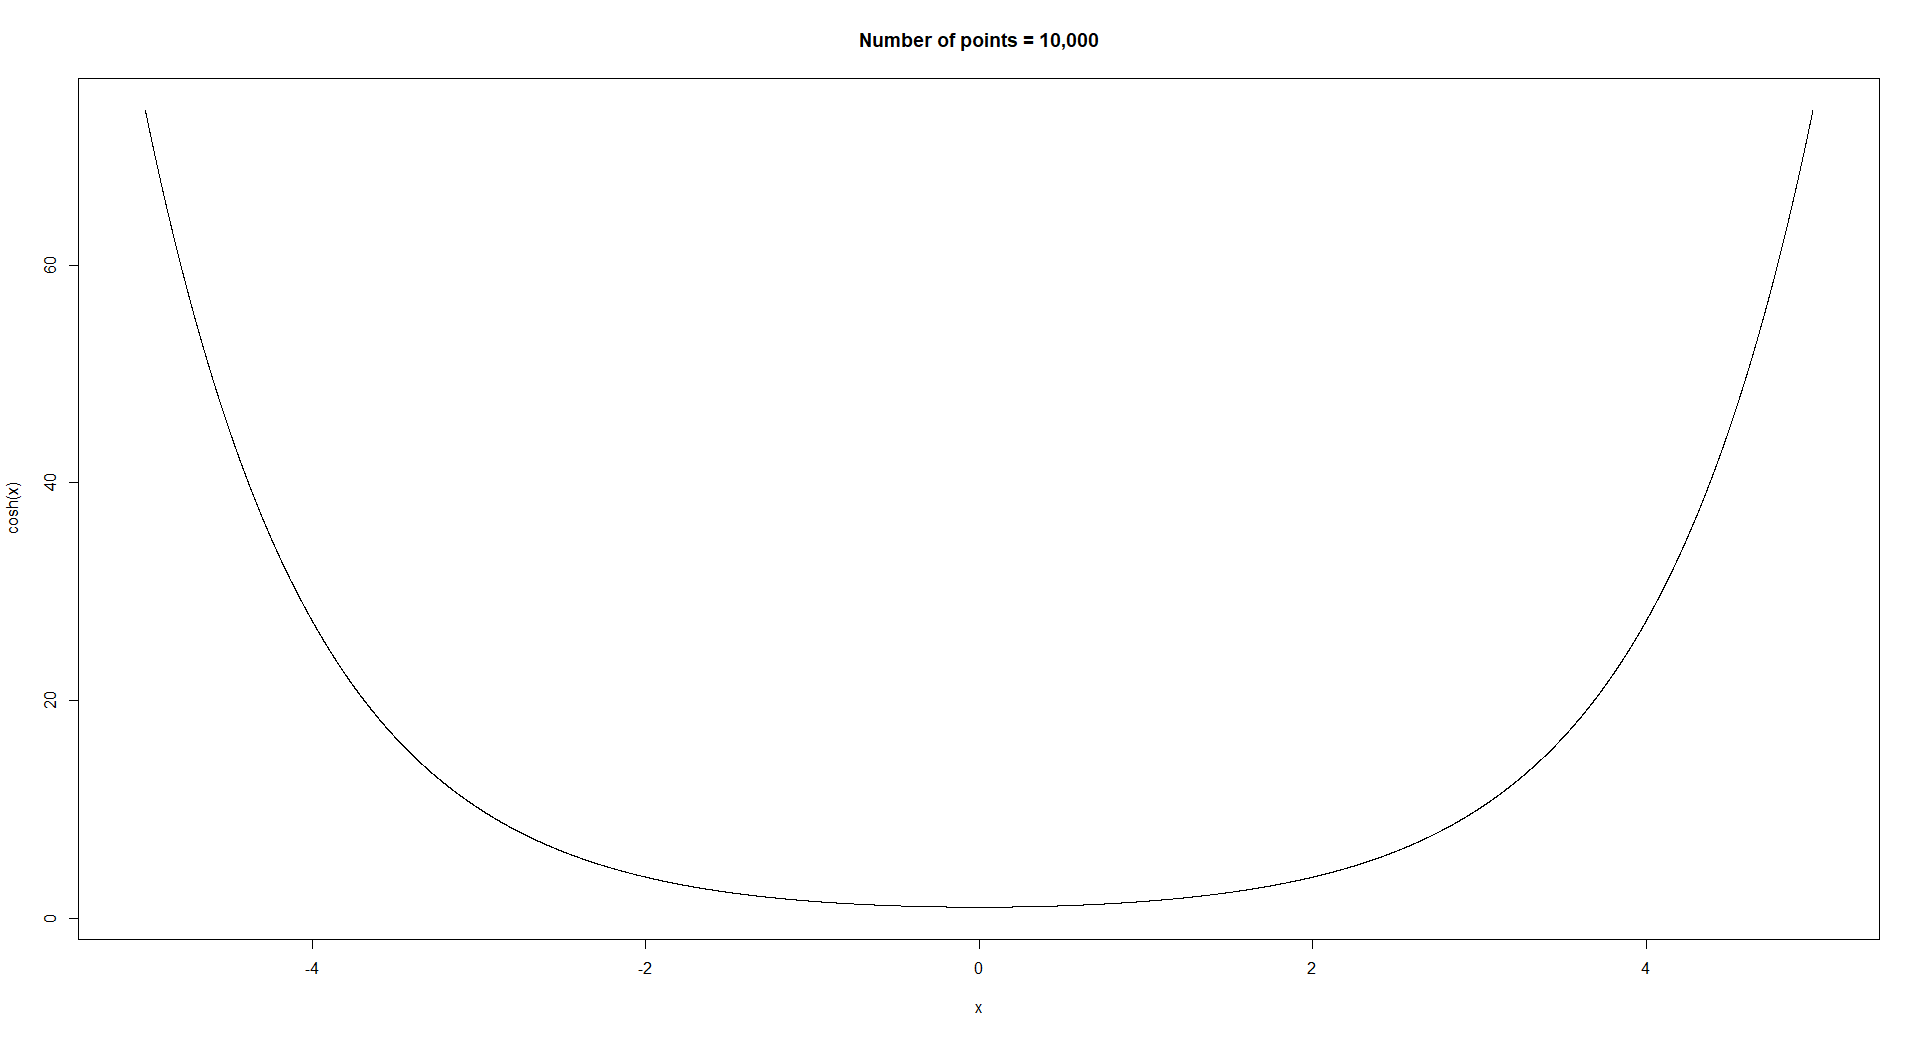

Write the R code that produced this figure.
#cosh(x)
n <- 10000

x <- c(0:n)
x <- (x - median(x))
range(x)
x <- x/1000
range(x)

y <- cosh(x)

plot(y~x, type = "l", xlab = "x", ylab = "cosh(x)", main = "Number of points = 10,000")
